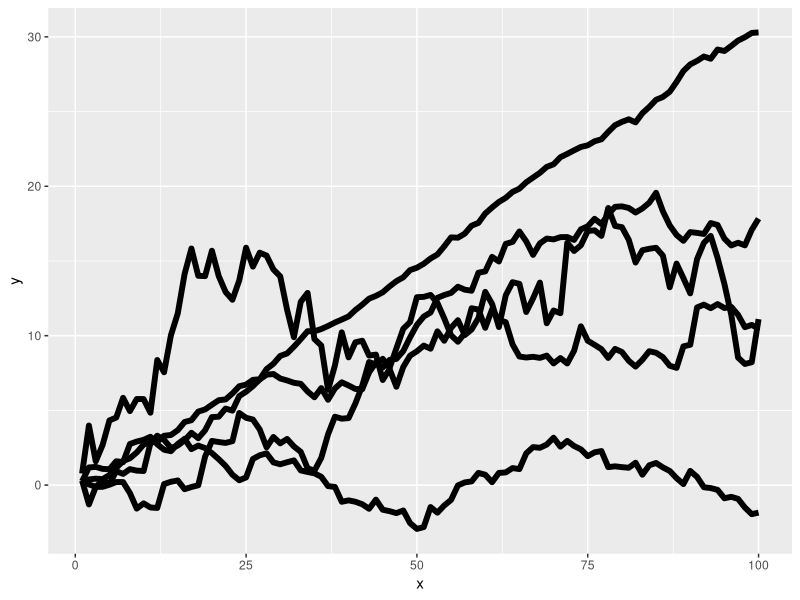
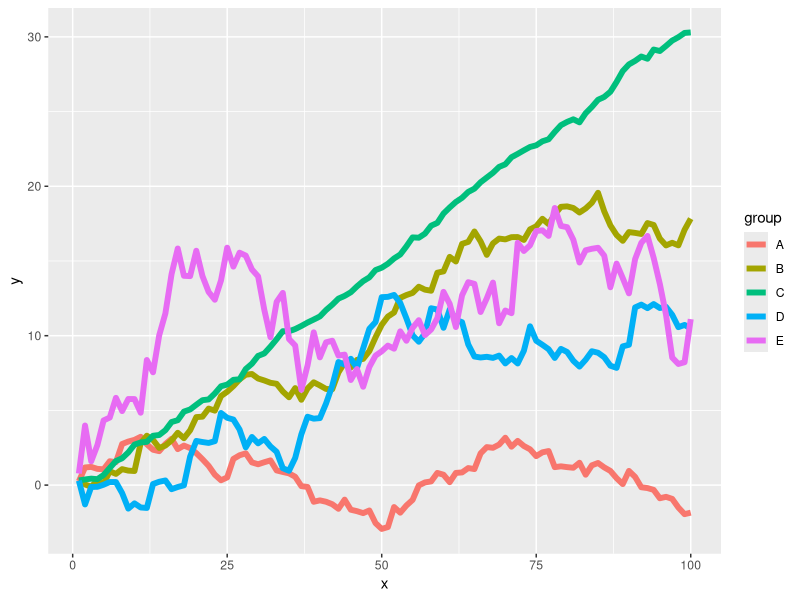
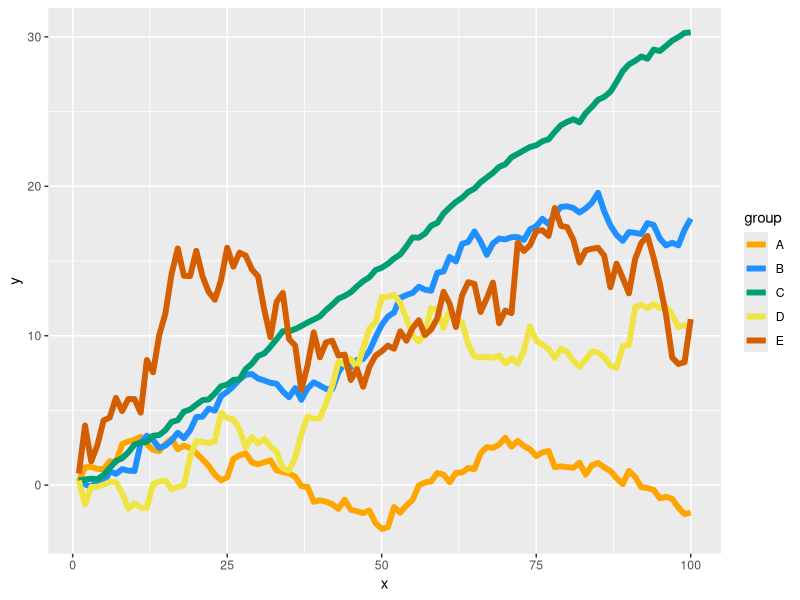
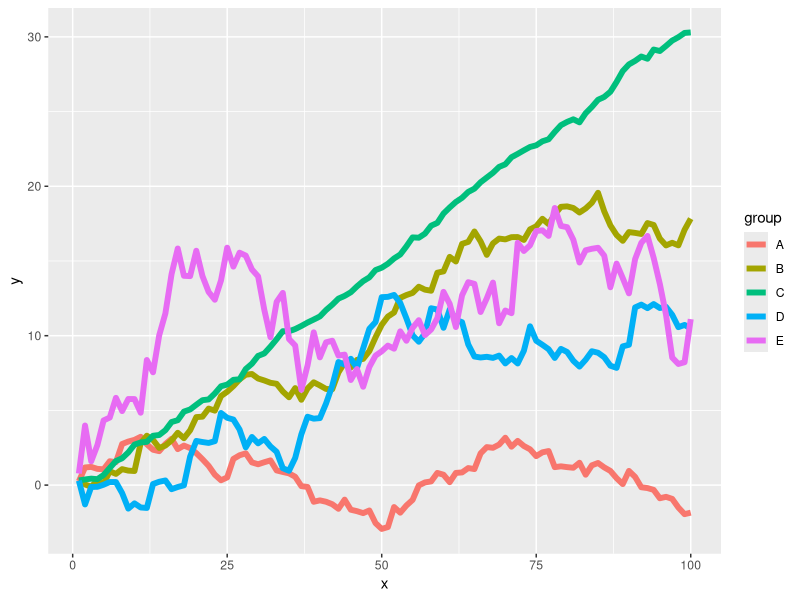
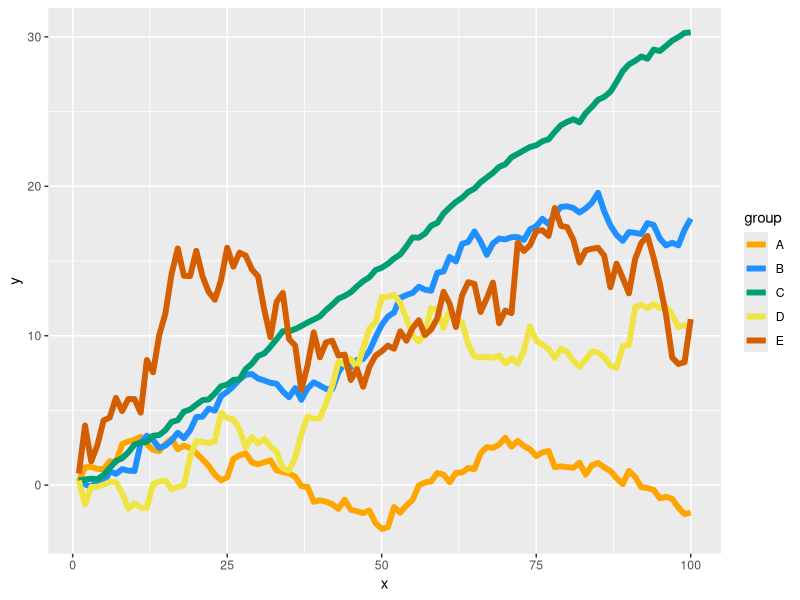

R code for these plots, in order:
## ---- chunk 1
library(ggplot2)  
library(tidyverse)                       # Install & load ggthemes
library(ggthemes)
## ---- chunk 2
my_data <- data.frame(x = 1:100,                          # Create example data
                      y = c(cumsum(rnorm(100, 0, 0.5)),
                            cumsum(rnorm(100, 0.1, 0.6)),
                            cumsum(rnorm(100, 0.3, 0.2)),
                            cumsum(rnorm(100, 0.2, 0.8)),
                            cumsum(rnorm(100, 0.2, 1.5))),
                      group = rep(LETTERS[1:5], each = 100))
## ---- chunk 3
#| title: GDP and Life Expectancy
ggplot(data = my_data,                                    # Plot without color
       aes(x = x,
           y = y,
           group = group)) +
  geom_line(linewidth = 2)
## ---- chunk 4
#| title: GDP and Life Expectancy 2
my_ggp1 <- ggplot(data = my_data,                         # Default colors
                  aes(x = x,
                      y = y,
                      color = group)) +
  geom_line(linewidth = 2)
my_ggp1
## ---- chunk 5
#| title: GDP and Life Expectancy 3
my_ggp1 +                                                 # Change colors
  scale_color_manual(values = c("A" = "orange", 
                                "B" = "dodgerblue", 
                                "C" = "#009E73", 
                                "D" = "#F0E442", 
                                "E" = "#D55E00"))
## ---- chunk 6
#| title: GDP and Life Expectancy 2
my_ggp1 <- ggplot(data = my_data,                         # Default colors
                  aes(x = x,
                      y = y,
                      color = group)) +
  geom_line(linewidth = 2)
my_ggp1
## ---- chunk 7
#| title: GDP and Life Expectancy 3
my_ggp1 +                                                 # Change colors
  scale_color_manual(values = c("A" = "orange", 
                                "B" = "dodgerblue", 
                                "C" = "#009E73", 
                                "D" = "#F0E442", 
                                "E" = "#D55E00"))
